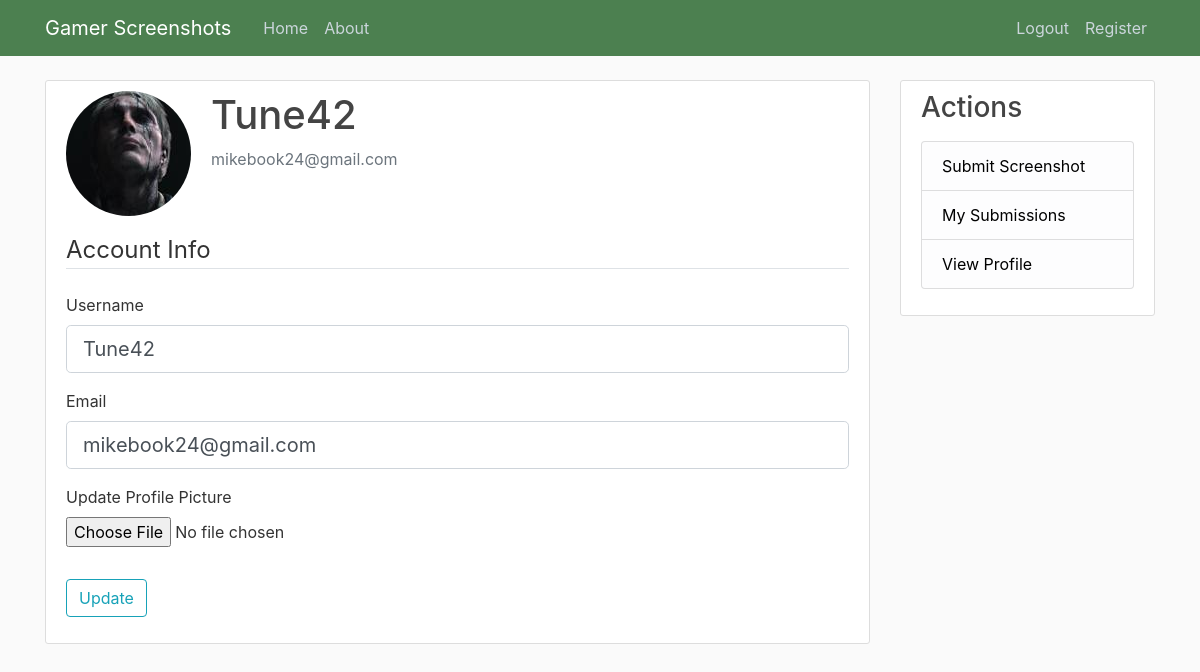
Page /account (signed in) on the committed database.
### gamerscreenshots/models.py (models this page shows, shortened)
class User(db.Model, UserMixin):
    id = db.Column(db.Integer, primary_key=True)
    username = db.Column(db.String(20), unique=True, nullable=False)
    email = db.Column(db.String(120), unique=True, nullable=False)
    image_file = db.Column(db.String(20), nullable=False, default='static/richLUL.png')
    password = db.Column(db.String(60), nullable=False)
    posts = db.relationship('Post', backref='author', lazy=True)

### gamerscreenshots/routes.py (the view)
@app.route("/account", methods=['GET', 'POST'])
@login_required
def account():
    form = UpdateAccountForm()
    if form.validate_on_submit():
        if form.picture.data:
            picture_file = save_picture(form.picture.data)
            current_user.image_file = "static/profile_pics/" + picture_file
        current_user.username = form.username.data
        current_user.email = form.email.data
        db.session.commit()
        flash('Your account has been updated.', 'success')
        return redirect(url_for('account'))
    elif request.method == 'GET':
        form.username.data = current_user.username
        form.email.data = current_user.email
    return render_template('account.html', title='Account', form=form)

### gamerscreenshots/forms.py (shortened to what this page needs)
class UpdateAccountForm(FlaskForm):
    username = StringField('Username', validators=[DataRequired(), Length(min=2, max=20)])
    email = StringField('Email', validators=[DataRequired(), Email()])
    picture = FileField('Update Profile Picture', validators=[FileAllowed(['jpg', 'png'])])
    submit = SubmitField('Update')

### gamerscreenshots/models.py (called while the page is built)
@login_manager.user_loader
def load_user(user_id):
    return User.query.get(int(user_id))

### gamerscreenshots/templates/account.html (shortened to what this page needs)
{% extends "layout.html" %}
{% block content %}
<div class="content-section">
    <div class="media">
      <img class="rounded-circle account-img" src="{{ current_user.image_file }}">
      <div class="media-body">
        <h2 class="account-heading">{{ current_user.username }}</h2>
        <p class="text-secondary">{{ current_user.email }}</p>
      </div>
    </div>
    <div>
      <form method="POST" action="" enctype="multipart/form-data">
          <fieldset class="form-group">
              <legend class="border-bottom mb-4">Account Info</legend>
              <div class="form-group">
                  {{ form.username.label(class="form-control-label") }}
                  {% if form.username.errors %}
                      {{ form.username(class="form-control form-control-lg is-invalid") }}
                      <div class="invalid-feedback">
                          {% for error in form.username.errors %}
                              <span>{{ error }}</span>
                          {% endfor %}
                      </div>
                  {% else %}
                      {{ form.username(class="form-control form-control-lg") }}
                  {% endif %}
              </div>
              <div class="form-group">
                  {{ form.email.label(class="form-control-label") }}
                  {% if form.email.errors %}
                      {{ form.email(class="form-control form-control-lg is-invalid") }}
                      <div class="invalid-feedback">
                          {% for error in form.email.errors %}
                              <span>{{ error }}</span>
                          {% endfor %}
                      </div>
                  {% else %}
                      {{ form.email(class="form-control form-control-lg") }}
                  {% endif %}
              </div>
              <div class="form-group">
                {{ form.picture.label() }}
                {{ form.picture(class="form-control-file") }}
          </fieldset>
          <div class="form-group">
              {{ form.submit(class="btn btn-outline-info") }}
          </div>
      </form>
  </div>
  </div>
{% endblock content %}

### gamerscreenshots/static/main.css (style rules this page uses)
body { background: #fafafa; color: #333333; margin-top: 5rem; }
h1, h2, h3, h4, h5, h6 { color: #444444; }
.content-section { background: #ffffff; padding: 10px 20px; border: 1px solid #dddddd; border-radius: 3px; margin-bottom: 20px; }
.account-img { height: 125px; width: 125px; margin-right: 20px; margin-bottom: 16px; }
.account-heading { font-size: 2.5rem; }

### rows in the picture
User: image_file (picture), username "Tune42", email "mikebook24@gmail.com"
